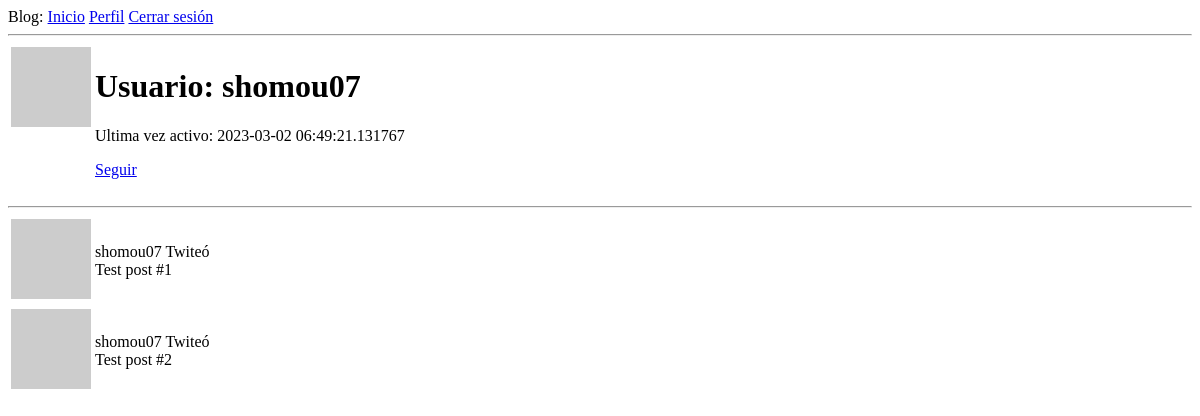
Before: /usuarios/shomou07 (signed in) with the older database file.
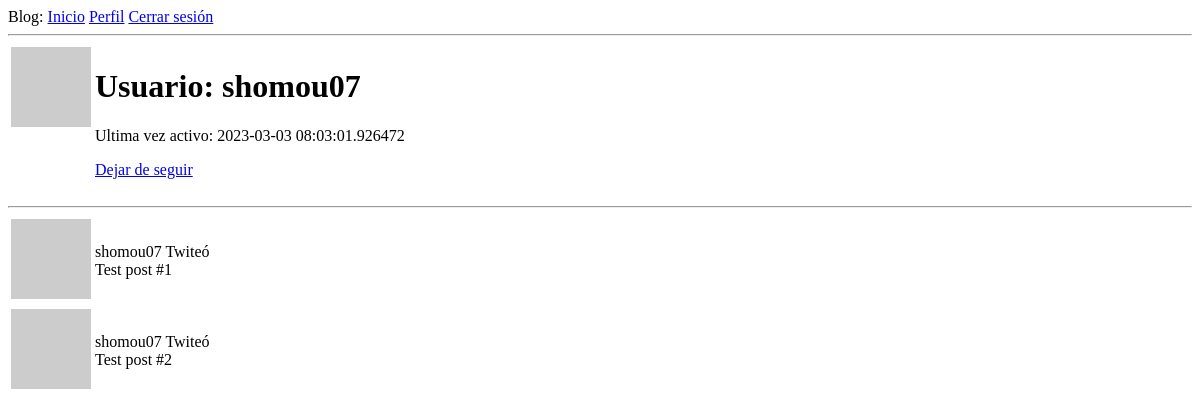
After: the same page with the newer database file.
### app/modelos.py (models this page shows, shortened)
class Usuario(UserMixin, bdd.Model):
    id = bdd.Column(bdd.Integer, primary_key=True)
    username = bdd.Column(bdd.String(64), index=True, unique=True)
    email =  bdd.Column(bdd.String(120), index=True, unique=True)
    hash_clave = bdd.Column(bdd.String(128))
    sobre_mi = bdd.Column(bdd.String(140))
    ultima_sesion = bdd.Column(bdd.DateTime, default=datetime.utcnow)
    pubs = bdd.relationship('Pubs', backref='autor', lazy='dynamic')
    seguido = bdd.relationship(
                    'Usuario', secondary=seguidores,
                    primaryjoin=(seguidores.c.seguidor_id == id),
                    secondaryjoin=(seguidores.c.seguido_id == id),
                    backref=bdd.backref('seguidores', lazy='dynamic'), lazy='dynamic'
                    )
    def imagen_perfil(self, tamaño):
        codigo_hash = md5(self.email.lower().encode('utf-8')).hexdigest()
        return 'https://www.gravatar.com/avatar/{}?d=identicon&s={}'.format(codigo_hash, tamaño)
    def siguiendo(self, usuario):
        return self.seguido.filter(seguidores.c.seguido_id == usuario.id).count() > 0

### app/rutas.py (the view)
@app.route('/usuarios/<username>')
@login_required
def perfil_usuario(username):
    usuario = Usuario.query.filter_by(username=username).first_or_404()
    posts = [
        {'autor': usuario, 'cuerpo':'Test post #1'},
        {'autor': usuario, 'cuerpo':'Test post #2'}
    ]
    return render_template('usuarios.html', usuario=usuario, posts=posts)

### app/modelos.py (called while the page is built)
@login.user_loader
def cargar_usuario(id):
    return Usuario.query.get(int(id))

### app/rutas.py (called while the page is built)
@app.before_request
def ultima_sesion():
    if current_user.is_authenticated:
        current_user.ultima_sesion = datetime.utcnow()
        bdd.session.commit()

### app/templates/usuarios.html (shortened to what this page needs)
{% extends "base.html" %}
{% block contenido %}
    <table>
        <tr valign="top">
            <td><img src="{{ usuario.imagen_perfil(128) }}"></td>
            <td>
                <h1>Usuario: {{ usuario.username }}</h1>
                {% if usuario.ultima_sesion %}<p>Ultima vez activo: {{ usuario.ultima_sesion }}</p>{% endif %}
                {% if usuario == current_user %}
                    <p><a href="{{ url_for('editar_perfil') }}">Editar perfil</a></p>
                    {% elif not current_user.siguiendo(usuario) %}
                    <p><a href="{{ url_for('seguir', username=usuario.username) }}">Seguir</a></p>
                    {% else %}
                    <p><a href="{{ url_for('dejar_seguir', username=usuario.username) }}">Dejar de seguir</a></p>
                {% endif %}
            </td>
        </tr>
    </table>
    <hr>
    {% for post in posts %}
       {% include '$post.html' %}
    {% endfor %}
{% endblock %}

### app/templates/$post.html
<table>
    <tr vañign="top">
        <td><img src="{{ post.autor.imagen_perfil(36) }}"></td>
        <td>{{ post.autor.username }} Twiteó <br> {{ post.cuerpo }}</td>
    </tr>
</table>

Changed rows visible on the page:
changed Usuario "shomou07": ultima_sesion "2023-03-02 06:49:21.131767" → "2023-03-03 08:03:01.926472"
Other visible differences:
text no longer shown: "Seguir"
text now shown: "Dejar de seguir"
